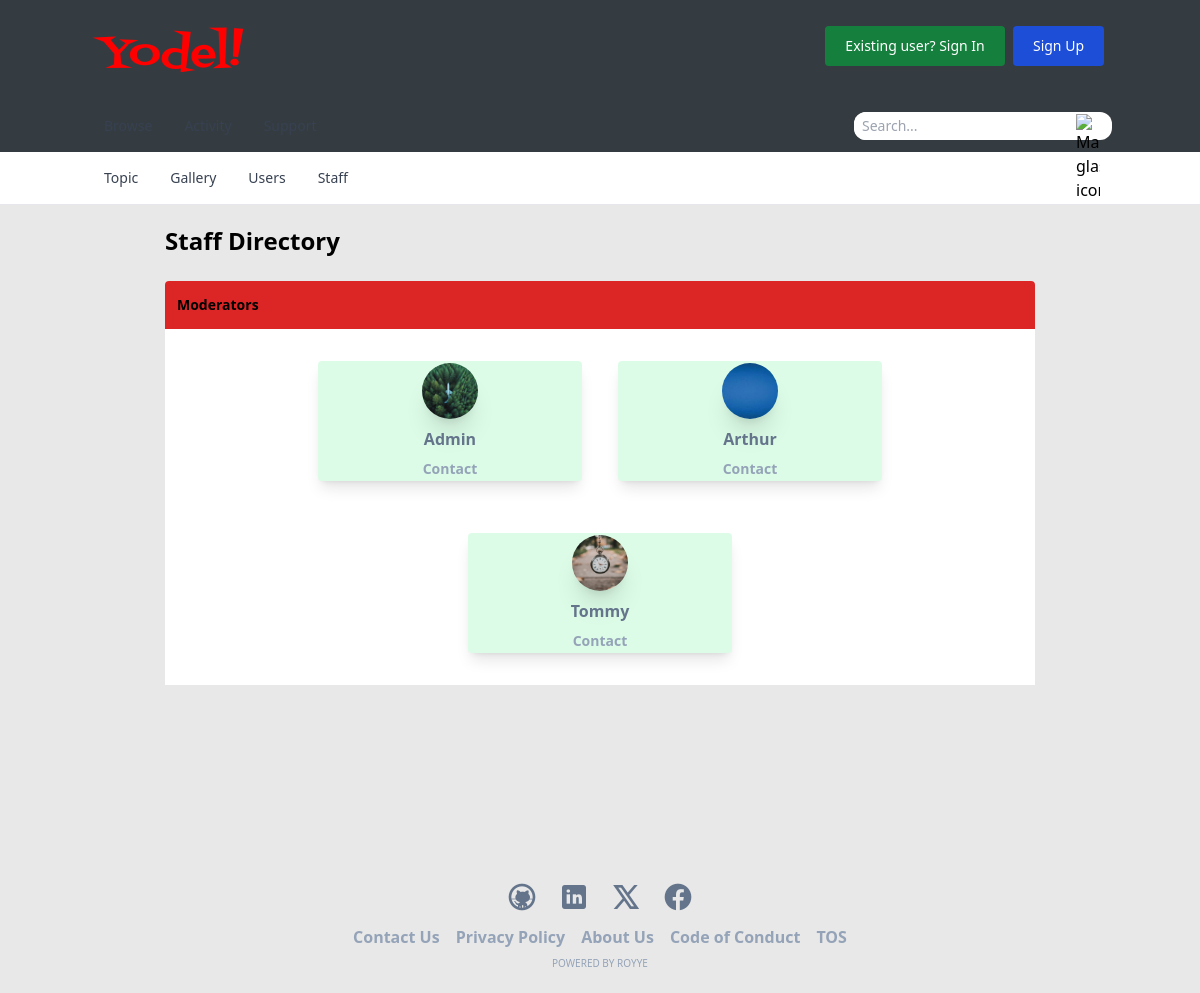
Page /staff/ on the committed database.
### users/models.py (models this page shows, shortened)
class User(AbstractUser):
    full_name = models.CharField(max_length=300, null=True, blank=True)
    username = models.CharField(max_length=300, unique=True)
    email = models.EmailField(unique=True)

class Profile(models.Model):
    user = models.OneToOneField(User, on_delete=models.CASCADE)
    image = models.FileField(default='default.png', upload_to=user_directory_path, null=True, blank=True)
    full_name = models.CharField(max_length=300, null=True, blank=True)
    status = models.CharField(max_length=20, choices=STATUS, null=True, blank=True)
    followers = models.IntegerField(default=0)
    following = models.IntegerField(default=0)
    posts = models.IntegerField(default=0)
    likes = models.IntegerField(default=0)
    posts_liked = models.IntegerField(default=0)
    date = models.DateTimeField(auto_now_add=True)
    class Meta:
        ordering = ['-date']

### core/views.py (the view)
# urls.py: path('staff/', views.staff, name='staff'),
def staff(request):
    profile = request.user.profile if request.user.is_authenticated else None
    users = User.objects.order_by('-date_joined').all()
    context = {
        "profile": profile,
        "signed_in": request.user.is_authenticated,
        "users": users
    }
    return render(request, 'members/staff.html', context)

### core/templates/members/staff.html (shortened to what this page needs)
{% extends 'templates/base.html' %}
{% block content %}
    <section class="border-t border-gray-200 ">
        <div class="bg-[#e8e8e8] p-5 h-content">
            <div class="container mx-auto bg-[#e8e8e8] w-3/4 rounded mb-6 font-extrabold text-2xl">
                <h2>Staff Directory</h2>
            </div>
            <div class="container w-3/4 max-sm:w-full mx-auto bg-white rounded font-extrabold text-2xl mt-6">
                <div class="h-12 bg-red-600 p-3 rounded-t flex items-center justify-start">
                    <span class="text-sm font-extrabold">Moderators</span>
                </div>
                <div class="flex flex-wrap bg-white gap-3 justify-center items-center p-3">
                    {% for user in users %}
                        {% if user.is_staff %}
                            <div class="flex gap-2 mt-2 mb-2 p-3 h-36 w-72 text-sm">
                                <div class="bg-green-100 w-full flex items-center rounded justify-center flex-col gap-2 shadow-lg">
                                    <div class="h-14 w-14 rounded-full bg-[url({{ user.profile.image.url }})] bg-no-repeat bg-center bg-cover shadow-xl"></div>
                                    <span class="text-base text-slate-500 font-extrabold">{{ user.username }}</span>
                                    <a href=""><span class="hover:text-red-600 text-sm text-slate-400">Contact</span></a>
                                </div>
                            </div>
                        {% endif %}
                    {% endfor %}
                </div>
            </div>
        </div>
    </section>
{% endblock %}

### rows in the picture
User: profile.image (picture), username "Admin"
User: profile.image (picture), username "Arthur"
User: profile.image (picture), username "Tommy"
